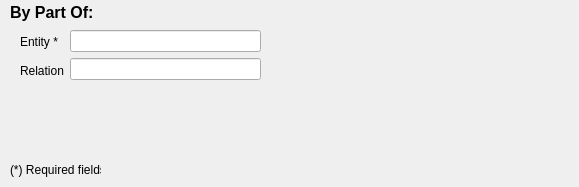
<?xml version="1.0" encoding="UTF-8"?>
<ui version="4.0">
 <class>FilterPartOfWindow</class>
 <widget class="QMainWindow" name="FilterPartOfWindow">
  <property name="geometry">
   <rect>
    <x>0</x>
    <y>0</y>
    <width>579</width>
    <height>187</height>
   </rect>
  </property>
  <property name="windowTitle">
   <string>MainWindow</string>
  </property>
  <widget class="QWidget" name="centralwidget">
   <widget class="QLabel" name="lbl_editing_title">
    <property name="geometry">
     <rect>
      <x>10</x>
      <y>0</y>
      <width>98</width>
      <height>24</height>
     </rect>
    </property>
    <property name="font">
     <font>
      <family>Arial</family>
      <pointsize>12</pointsize>
      <weight>75</weight>
      <bold>true</bold>
     </font>
    </property>
    <property name="text">
     <string>By Part Of:</string>
    </property>
   </widget>
   <widget class="QLabel" name="label_3">
    <property name="geometry">
     <rect>
      <x>10</x>
      <y>160</y>
      <width>91</width>
      <height>19</height>
     </rect>
    </property>
    <property name="text">
     <string>(*) Required fields</string>
    </property>
   </widget>
   <widget class="QWidget" name="layoutWidget">
    <property name="geometry">
     <rect>
      <x>20</x>
      <y>30</y>
      <width>241</width>
      <height>52</height>
     </rect>
    </property>
    <layout class="QHBoxLayout" name="horizontalLayout">
     <item>
      <layout class="QVBoxLayout" name="verticalLayout">
       <item>
        <widget class="QLabel" name="lbl_entity">
         <property name="text">
          <string>Entity *</string>
         </property>
        </widget>
       </item>
       <item>
        <widget class="QLabel" name="lbl_relation">
         <property name="text">
          <string>Relation</string>
         </property>
        </widget>
       </item>
      </layout>
     </item>
     <item>
      <layout class="QVBoxLayout" name="verticalLayout_2">
       <item>
        <widget class="QLineEdit" name="txt_entity"/>
       </item>
       <item>
        <widget class="QLineEdit" name="txt_relation"/>
       </item>
      </layout>
     </item>
    </layout>
   </widget>
  </widget>
 </widget>
 <resources/>
 <connections/>
</ui>
